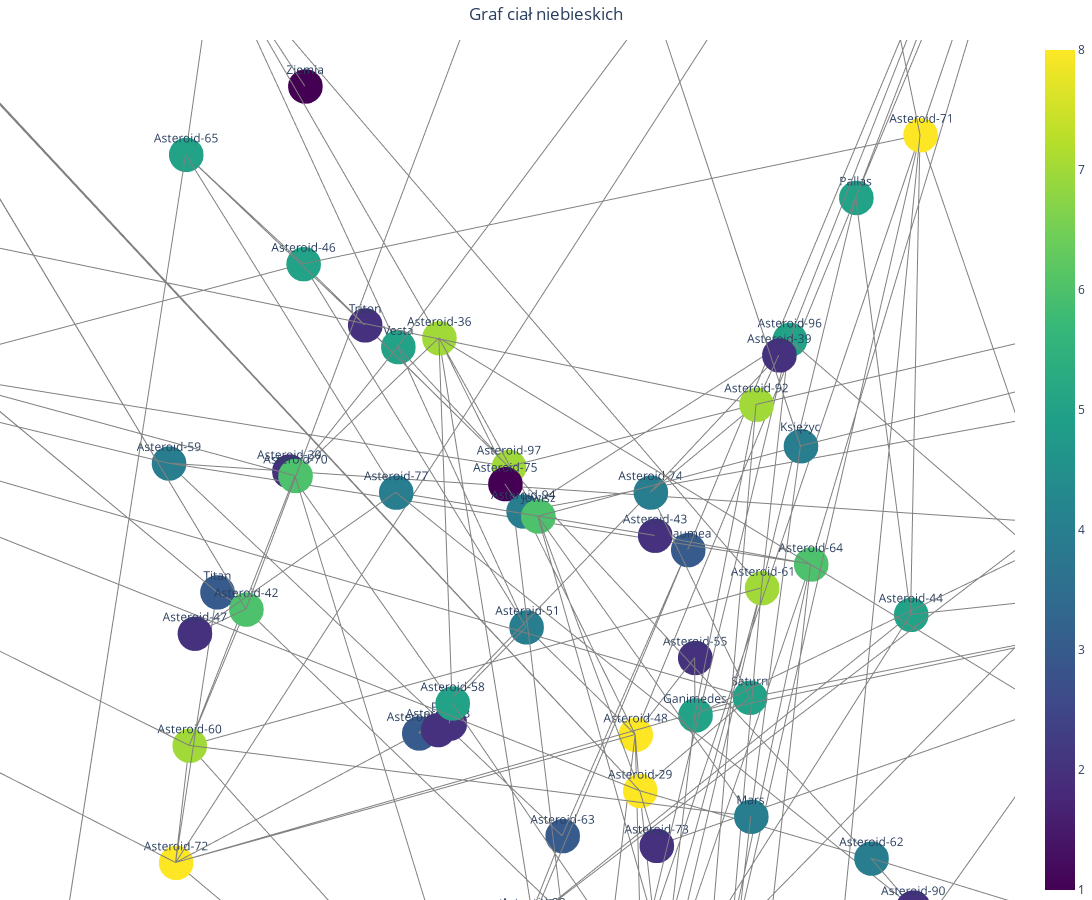

Notebook cell for this chart:
### Code cell
import pandas as pd
import networkx as nx
import plotly.graph_objects as go
import random


file_path = "extended_celestial_edges_2.csv"
edges = pd.read_csv(file_path)


G = nx.DiGraph()
for _, row in edges.iterrows():
    G.add_edge(row['Source'], row['Target'], weight=row['Weight'])
pos = nx.spring_layout(G, dim=3, seed=42)  
data_edges = []
x_nodes, y_nodes, z_nodes = [], [], []

for node, (x, y, z) in pos.items():
    x_nodes.append(x)
    y_nodes.append(y)
    z_nodes.append(z)

for edge in G.edges(data=True):
    x_edge = [pos[edge[0]][0], pos[edge[1]][0], None]
    y_edge = [pos[edge[0]][1], pos[edge[1]][1], None]
    z_edge = [pos[edge[0]][2], pos[edge[1]][2], None]
    data_edges.append(go.Scatter3d(
        x=x_edge, y=y_edge, z=z_edge,
        mode='lines',
        line=dict(width=2, color='gray'),
        hoverinfo='none'
    ))
node_trace = go.Scatter3d(
    x=x_nodes, y=y_nodes, z=z_nodes,
    mode='markers+text',
    marker=dict(
        size=12,
        color=[G.degree(node) for node in G.nodes], 
        colorscale='Viridis',
        showscale=True
    ),
    text=list(G.nodes),
    textposition='top center',
    hoverinfo='text'
)

fig = go.Figure(data=data_edges + [node_trace])

fig.update_layout(
    title={
        'text': "Graf ciał niebieskich",
        'x': 0.5,
        'xanchor': 'center'
    },
    showlegend=False,
    scene=dict(
        xaxis=dict(showbackground=False, title='X', titlefont=dict(size=14)),
        yaxis=dict(showbackground=False, title='Y', titlefont=dict(size=14)),
        zaxis=dict(showbackground=False, title='Z', titlefont=dict(size=14)),
        aspectmode='data'
    ),
    margin=dict(l=0, r=0, t=40, b=0),
    height=900,
    width=1200
)

fig.show()
